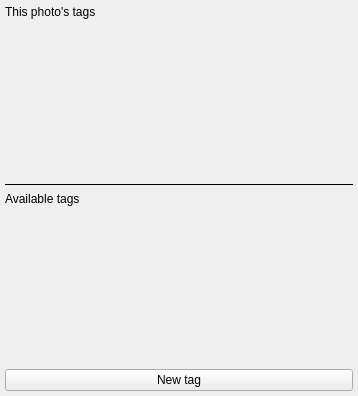
<?xml version="1.0" encoding="UTF-8"?>
<ui version="4.0">
 <class>TagsView</class>
 <widget class="QWidget" name="TagsView">
  <property name="geometry">
   <rect>
    <x>0</x>
    <y>0</y>
    <width>358</width>
    <height>396</height>
   </rect>
  </property>
  <property name="windowTitle">
   <string>Form</string>
  </property>
  <layout class="QVBoxLayout" name="verticalLayout">
   <property name="leftMargin">
    <number>5</number>
   </property>
   <property name="topMargin">
    <number>5</number>
   </property>
   <property name="rightMargin">
    <number>5</number>
   </property>
   <property name="bottomMargin">
    <number>5</number>
   </property>
   <item>
    <widget class="QLabel" name="label">
     <property name="text">
      <string>This photo's tags</string>
     </property>
    </widget>
   </item>
   <item>
    <widget class="TagsViewlet" name="thisPhoto" native="true">
     <property name="sizePolicy">
      <sizepolicy hsizetype="Preferred" vsizetype="Expanding">
       <horstretch>0</horstretch>
       <verstretch>0</verstretch>
      </sizepolicy>
     </property>
    </widget>
   </item>
   <item>
    <widget class="Line" name="line">
     <property name="frameShadow">
      <enum>QFrame::Plain</enum>
     </property>
     <property name="orientation">
      <enum>Qt::Horizontal</enum>
     </property>
    </widget>
   </item>
   <item>
    <widget class="QLabel" name="label_2">
     <property name="text">
      <string>Available tags</string>
     </property>
    </widget>
   </item>
   <item>
    <widget class="TagsViewlet" name="available" native="true">
     <property name="sizePolicy">
      <sizepolicy hsizetype="Preferred" vsizetype="Expanding">
       <horstretch>0</horstretch>
       <verstretch>0</verstretch>
      </sizepolicy>
     </property>
    </widget>
   </item>
   <item>
    <widget class="QPushButton" name="btNewTag">
     <property name="text">
      <string>New tag</string>
     </property>
    </widget>
   </item>
  </layout>
 </widget>
 <customwidgets>
  <customwidget>
   <class>TagsViewlet</class>
   <extends>QWidget</extends>
   <header>TagsViewlet.h</header>
   <container>1</container>
  </customwidget>
 </customwidgets>
 <resources/>
 <connections/>
</ui>
